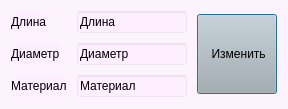
<?xml version="1.0" encoding="UTF-8"?>
<ui version="4.0">
 <class>Form</class>
 <widget class="QWidget" name="Form">
  <property name="geometry">
   <rect>
    <x>0</x>
    <y>0</y>
    <width>288</width>
    <height>109</height>
   </rect>
  </property>
  <property name="windowTitle">
   <string>Form</string>
  </property>
  <property name="styleSheet">
   <string notr="true">background-color: rgb(255, 189, 196);
background-color: rgba(248, 220, 255, 50);</string>
  </property>
  <layout class="QHBoxLayout" name="horizontalLayout">
   <property name="spacing">
    <number>10</number>
   </property>
   <item>
    <layout class="QFormLayout" name="formLayout">
     <item row="0" column="0">
      <widget class="QLabel" name="length">
       <property name="text">
        <string>Длина</string>
       </property>
      </widget>
     </item>
     <item row="0" column="1">
      <widget class="QLineEdit" name="lengthChangable">
       <property name="text">
        <string>Длина</string>
       </property>
      </widget>
     </item>
     <item row="1" column="0">
      <widget class="QLabel" name="diam">
       <property name="text">
        <string>Диаметр</string>
       </property>
      </widget>
     </item>
     <item row="1" column="1">
      <widget class="QLineEdit" name="diamChangable">
       <property name="text">
        <string>Диаметр</string>
       </property>
      </widget>
     </item>
     <item row="2" column="0">
      <widget class="QLabel" name="matr">
       <property name="text">
        <string>Материал</string>
       </property>
      </widget>
     </item>
     <item row="2" column="1">
      <widget class="QLineEdit" name="matCahngable">
       <property name="text">
        <string>Материал</string>
       </property>
      </widget>
     </item>
    </layout>
   </item>
   <item>
    <widget class="QPushButton" name="edit_btn">
     <property name="sizePolicy">
      <sizepolicy hsizetype="Fixed" vsizetype="Fixed">
       <horstretch>0</horstretch>
       <verstretch>0</verstretch>
      </sizepolicy>
     </property>
     <property name="maximumSize">
      <size>
       <width>16777215</width>
       <height>80</height>
      </size>
     </property>
     <property name="styleSheet">
      <string notr="true">background-color: rgb(179, 179, 179);</string>
     </property>
     <property name="text">
      <string> Изменить</string>
     </property>
     <property name="default">
      <bool>true</bool>
     </property>
    </widget>
   </item>
  </layout>
 </widget>
 <resources/>
 <connections/>
</ui>
